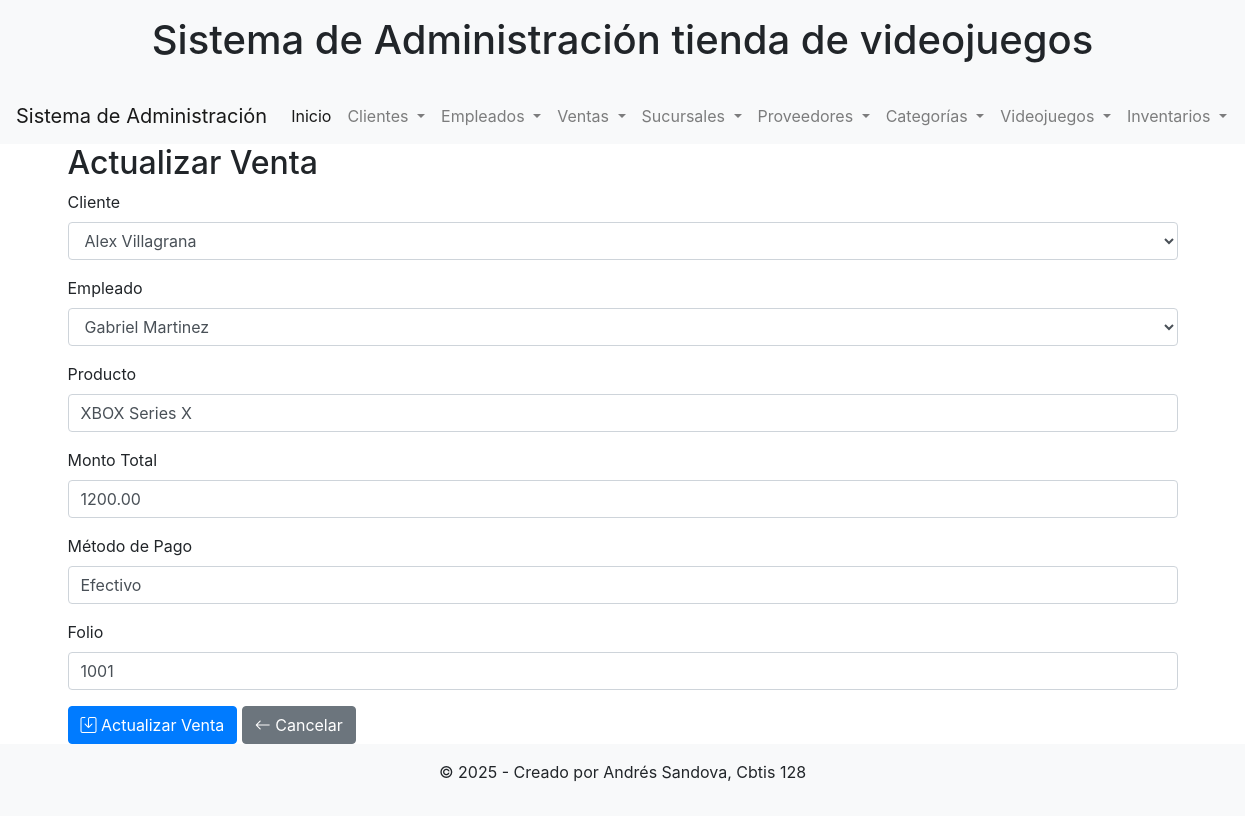
/actualizar_venta/1/, run on the app's committed database.
### app_Videojuegos/models.py (models this page shows, shortened)
class Venta(models.Model):
    cliente = models.ForeignKey(Cliente, on_delete=models.CASCADE, related_name='ventas')
    empleado = models.ForeignKey(Empleado, on_delete=models.SET_NULL, blank=True, null=True, related_name='ventas_realizadas')
    producto = models.CharField(max_length=200)
    fecha_venta = models.DateField(auto_now_add=True)
    monto_total = models.DecimalField(max_digits=10, decimal_places=2)
    metodo_pago = models.CharField(max_length=100)
    folio = models.CharField(max_length=100, unique=True)

class Cliente(models.Model):
    imagen = models.ImageField(upload_to='clientes/', blank=True, null=True)
    nombre = models.CharField(max_length=100)
    apellido = models.CharField(max_length=100)
    telefono = models.CharField(max_length=50, blank=True, null=True)
    email = models.EmailField(blank=True, null=True)
    direccion = models.CharField(max_length=250, blank=True, null=True)
    fecha_registro = models.DateField(auto_now_add=True)
    empleado_asignado = models.ForeignKey(Empleado, on_delete=models.SET_NULL, blank=True, null=True, related_name='clientes_asignados')
    producto_interes = models.CharField(max_length=200, blank=True, null=True)

class Empleado(models.Model):
    imagen = models.ImageField(upload_to='empleados/', blank=True, null=True)
    nombre = models.CharField(max_length=100)
    apellido = models.CharField(max_length=100)
    puesto = models.CharField(max_length=100)
    telefono = models.CharField(max_length=50, blank=True, null=True)
    email = models.EmailField(blank=True, null=True)
    fecha_contratacion = models.DateField(blank=True, null=True)
    cliente_referido = models.ForeignKey('Cliente', on_delete=models.SET_NULL, blank=True, null=True, related_name='referidos')
    producto_asignado = models.CharField(max_length=200, blank=True, null=True)

### app_Videojuegos/views.py (the view, shortened to what this page needs)
# urls.py: path('actualizar_venta/<int:id>/', views.actualizar_venta, name='actualizar_venta'),
def actualizar_venta(request, id):
    venta = get_object_or_404(Venta, id=id)
    clientes = Cliente.objects.all()
    empleados = Empleado.objects.all()
    return render(request, 'cliente/actualizar_venta.html', {'venta': venta, 'clientes': clientes, 'empleados': empleados})

### app_Videojuegos/templates/cliente/actualizar_venta.html (shortened to what this page needs)
{% extends 'cliente/base.html' %}
{% block content %}
<h2>Actualizar Venta</h2>
<form method="POST">
    <div class="form-group">
        <label for="cliente">Cliente</label>
        <select name="cliente" id="cliente" class="form-control" required>
            {% for cli in clientes %}
            <option value="{{ cli.id }}" {% if cli.id == venta.cliente.id %}selected{% endif %}>{{ cli.nombre }} {{ cli.apellido }}</option>
            {% endfor %}
        </select>
    </div>
    <div class="form-group">
        <label for="empleado">Empleado</label>
        <select name="empleado" id="empleado" class="form-control">
            {% for emp in empleados %}
            <option value="{{ emp.id }}" {% if venta.empleado and emp.id == venta.empleado.id %}selected{% endif %}>{{ emp.nombre }} {{ emp.apellido }}</option>
            {% endfor %}
        </select>
    </div>
    <div class="form-group">
        <label for="producto">Producto</label>
        <input type="text" class="form-control" id="producto" name="producto" value="{{ venta.producto }}" required>
    </div>
    <div class="form-group">
        <label for="monto_total">Monto Total</label>
        <input type="number" step="0.01" class="form-control" id="monto_total" name="monto_total" value="{{ venta.monto_total }}" required>
    </div>
    <div class="form-group">
        <label for="metodo_pago">Método de Pago</label>
        <input type="text" class="form-control" id="metodo_pago" name="metodo_pago" value="{{ venta.metodo_pago }}" required>
    </div>
    <div class="form-group">
        <label for="folio">Folio</label>
        <input type="text" class="form-control" id="folio" name="folio" value="{{ venta.folio }}" required>
    </div>
    <button type="submit" class="btn btn-primary"><i class="bi bi-save"></i> Actualizar Venta</button>
    <a href="{% url 'ver_ventas' %}" class="btn btn-secondary"><i class="bi bi-arrow-left"></i> Cancelar</a>
</form>
{% endblock %}

### data on the page
Venta: cliente "Alex Villagrana", empleado "Gabriel Martinez", producto "XBOX Series X", monto_total "1200.00", metodo_pago "Efectivo", folio "1001"
